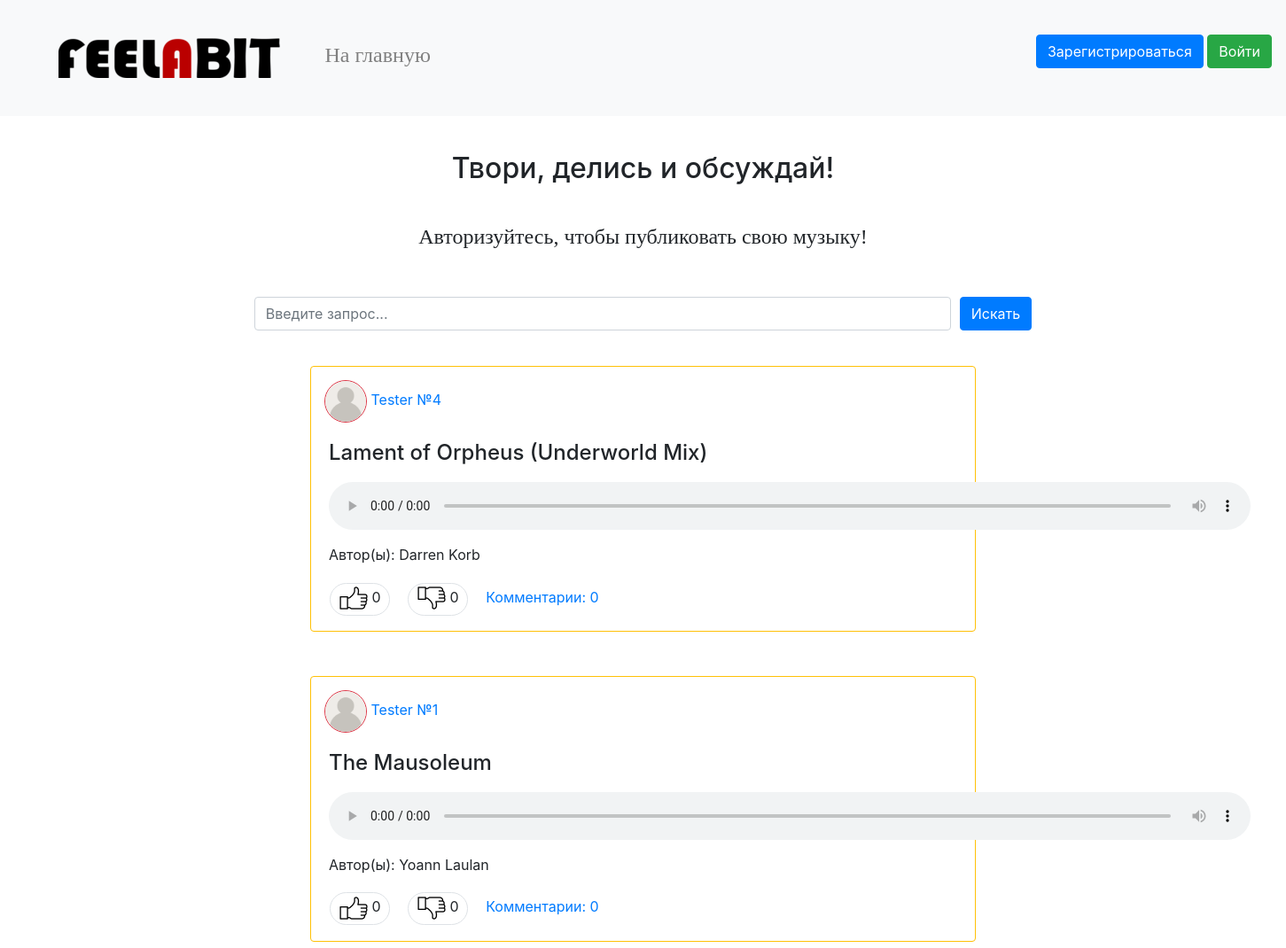
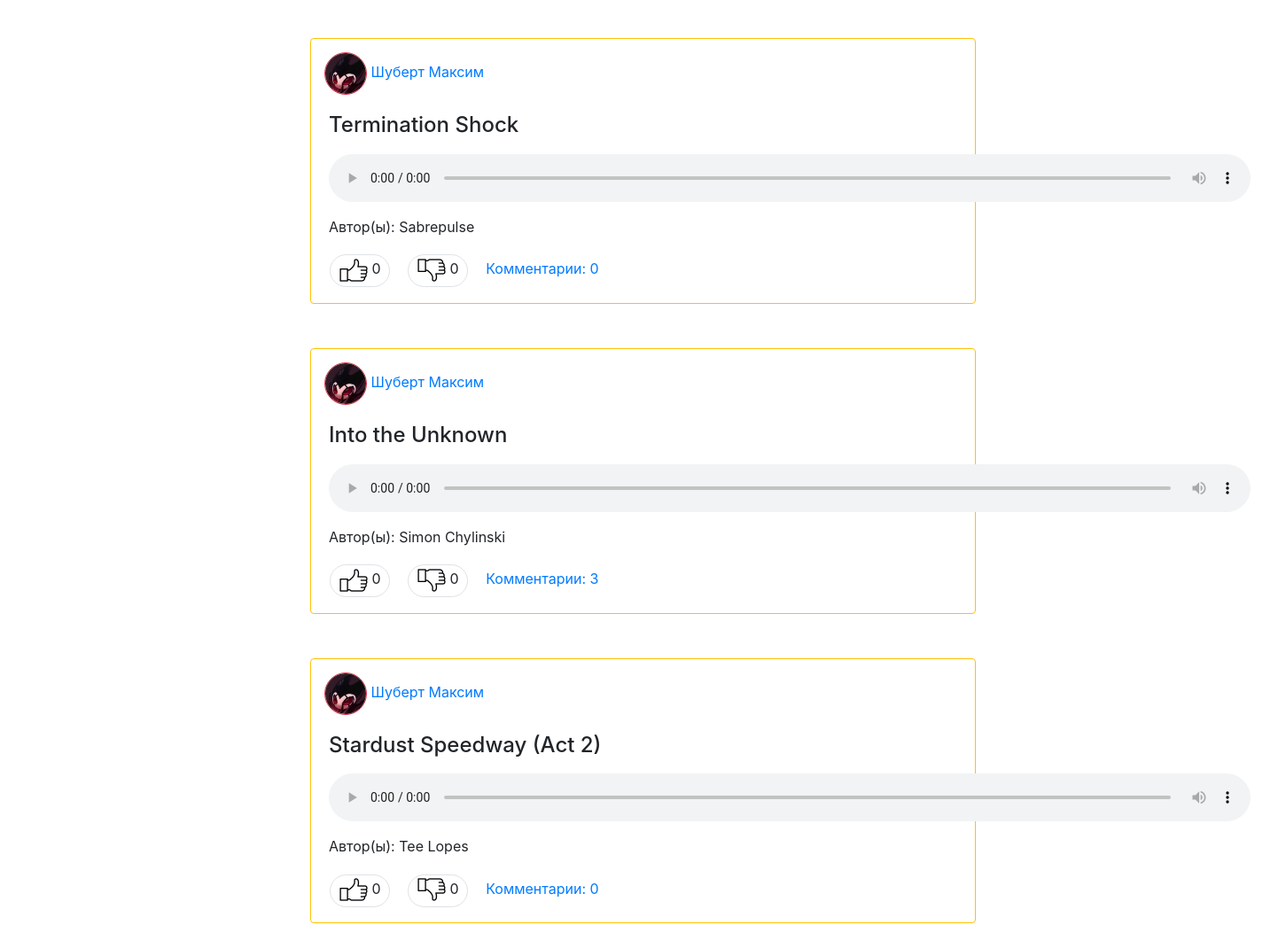
/main/, run on the app's committed database (2 pictures, top to bottom).
### data/users.py (models this page shows, shortened)
class User(SqlAlchemyBase, UserMixin, SerializerMixin):
    __tablename__ = 'users'
    id = sqlalchemy.Column(sqlalchemy.Integer, primary_key=True, autoincrement=True)
    surname = sqlalchemy.Column(sqlalchemy.String, nullable=True)
    name = sqlalchemy.Column(sqlalchemy.String, nullable=True)
    role = sqlalchemy.Column(sqlalchemy.String, nullable=True)
    email = sqlalchemy.Column(sqlalchemy.String, index=True, unique=True, nullable=True)
    age = sqlalchemy.Column(sqlalchemy.Integer, nullable=True)
    avatar_img = sqlalchemy.Column(sqlalchemy.String, default='/static/img/user.png')
    hashed_password = sqlalchemy.Column(sqlalchemy.String, nullable=True)
    modified_date = sqlalchemy.Column(sqlalchemy.DateTime, default=datetime.datetime.now)
    register_date = sqlalchemy.Column(sqlalchemy.DateTime, default=datetime.datetime.now)

### data/audio.py (models this page shows, shortened)
class Audio(SqlAlchemyBase, SerializerMixin):
    __tablename__ = 'audio'
    id = sqlalchemy.Column(sqlalchemy.Integer, primary_key=True, autoincrement=True)
    file = sqlalchemy.Column(sqlalchemy.String, nullable=True)
    publisher = sqlalchemy.Column(sqlalchemy.Integer, sqlalchemy.ForeignKey('users.id'))
    name = sqlalchemy.Column(sqlalchemy.String, nullable=True)
    author = sqlalchemy.Column(sqlalchemy.String, nullable=True)
    genre = sqlalchemy.Column(sqlalchemy.String, nullable=True)
    duration = sqlalchemy.Column(sqlalchemy.Integer, nullable=True)
    likes = sqlalchemy.Column(sqlalchemy.Integer, default=0)
    dislikes = sqlalchemy.Column(sqlalchemy.Integer, default=0)
    likers = sqlalchemy.Column(sqlalchemy.String, nullable=True)
    dislikers = sqlalchemy.Column(sqlalchemy.String, nullable=True)
    comments = sqlalchemy.Column(sqlalchemy.String, default='')
    publish_date = sqlalchemy.Column(sqlalchemy.DateTime, default=datetime.datetime.now)
    modified_date = sqlalchemy.Column(sqlalchemy.DateTime, default=datetime.datetime.now)

### main.py (the view)
@app.route('/main/')
@app.route('/main/<search_value>')
def site_main(search_value=None):
    db_sess = db_session.create_session()
    audios = []
    if search_value:
        g_auds = db_sess.query(Audio).filter(Audio.name.like(f'%{search_value.lower().strip()}%')).all()
    else:
        g_auds = db_sess.query(Audio).all()
    for audio in g_auds:
        publisher = db_sess.query(User).filter(User.id == audio.publisher).first()
        publisher_name = publisher.surname + ' ' + publisher.name
        publisher_avatar = publisher.avatar_img
        audio_likers = map(int, audio.likers.split()) if audio.likers else []
        audio_dislikers = map(int, audio.dislikers.split()) if audio.dislikers else []
        comments_sum = len(audio.comments.split('✓')) if audio.comments != '' else 0
        audios.append([audio.publisher, audio.author, audio.file, audio.name,
                       audio.genre, publisher_name, audio.id, audio.likes,
                       audio.dislikes, audio_likers, audio_dislikers, publisher_avatar,
                       comments_sum])
    return render_template('main.html', audios=reversed(audios), search_value=(search_value if search_value else ''))

### data/db_session.py (called while the page is built)
def create_session() -> Session:
    global __factory
    return __factory()

### templates/main.html (shortened to what this page needs)
{% extends "base.html" %}
{% block content %}
    <h2 align="center" style="margin-top: 40px; margin-bottom: 40px">Твори, делись и обсуждай!</h2>
    {% if current_user.is_authenticated %}
        <div style="text-align:center">
            <a href="/publish" class="btn btn-info"><font size="5" face="Trebuchet MS">Добавить песню</font></a>
        </div>
    {% else %}
        <div style="text-align:center">
            <font size="5" face="Trebuchet MS">Авторизуйтесь, чтобы публиковать свою музыку!</font>
        </div>
    {% endif %}
    <div class="input-group" style="margin-top: 50px">
        <div class="form-outline" style="margin-right: 10px;margin-left: auto">
            <input type="search" size="70" id="search_field"
                   class="form-control" placeholder="Введите запрос..." value="{{ search_value }}"/>
        </div>
        <button class="btn btn-primary" style="margin-right: auto" onclick="search()">Искать</button>
    </div>
    {% for audio in audios %}
        <div class="border rounded border-warning"
             style="margin-top: 40px; margin-left: 250px; margin-right: 250px; margin-bottom: 50px">
            <a href="/user/{{ audio[0] }}" style="margin-top: 15px;margin-left: 15px;display: inline-block">
                <img src="{{ audio[11] }}" width="48px" height="48px"
                     class="border rounded-circle border-danger"/> {{ audio[5] }}
            </a>
            <h4 style="padding-top: 20px;padding-bottom: 10px;padding-left: 20px">{{ audio[3] }}</h4>
            <audio class="audio-main" src="/{{ audio[2] }}" controls onplay="stopAll({{ audio[6] }})"></audio>
            <p style="padding-left: 20px">Автор(ы): {{ audio[1] }}</p>
            <table style="margin-top: 20px; margin-bottom: 20px" width="1060px">
                <tr>
                {% set stl = "width:70px;margin-left:20px;padding-bottom:10px;
                                padding-top:5px;padding-right:5px;" %}
                {% if current_user.id in audio[9] %}
                    {% set stl = stl + "background-color: silver" %}
                {% endif %}
                <td align="left">
                    <span class="border rounded-pill"
                      style="{{ stl }}">
                    <a href="/like/{{ audio[6] }} main">
                        <img src="/static/img/thumb.png" style="margin-left:10px"/>
                    </a>
                    {{ audio[7] }}
                    </span>
                {% set stl1 = "width:70px;margin-left:20px;padding-bottom:10px;
                                    padding-top:5px;padding-right:5px;" %}
                {% if current_user.id in audio[10] %}
                    {% set stl1 = stl + "background-color: silver" %}
                {% endif %}
                    <span class="border rounded-pill"
                      style="{{ stl1 }}">
                    <a href="/dislike/{{ audio[6] }} main">
                        <img class='rotateimg180 mirrorY' src="/static/img/thumb.png" style="margin-left:10px"/>
                    </a>
                    {{ audio[8] }}
                    </span>
                <span>
                    <a href="/comments/{{ audio[6] }}" style="text-decoration: none;margin-left: 20px">Комментарии: {{ audio[12] }}</a>
                </span>
                </td>
                </tr>
            </table>
        </div>
    {% endfor %}
{% endblock %}

### static/css/style.css (style rules this page uses)
.audio-main { margin-left: 20px; margin-right: 30px; margin-bottom: 10px; width: 1040px }
.rotateimg180 { -webkit-transform:rotate(180deg); -moz-transform: rotate(180deg); -ms-transform: rotate(180deg); -o-transform: rotate(180deg); transform: rotate(180deg); }
.mirrorY { transform: scale(1, -1); }

### data on the page
User: avatar_img (placeholder picture)
Audio: name "Lament of Orpheus (Underworld Mix)", author "Darren Korb"
User: avatar_img (placeholder picture)
Audio: name "The Mausoleum", author "Yoann Laulan"
User: avatar_img (picture)
Audio: name "Termination Shock", author "Sabrepulse"
Audio: name "Into the Unknown", author "Simon Chylinski"
Audio: name "Stardust Speedway (Act 2)", author "Tee Lopes"

### other printed values
{{ audio[5] }} "Tester №4" "Tester №1" "Шуберт Максим" "Шуберт Максим" "Шуберт Максим"
{{ audio[7] }} "0" "0" "0" "0" "0"
{{ audio[8] }} "0" "0" "0" "0" "0"
{{ audio[12] }} "0" "0" "0" "3" "0"
